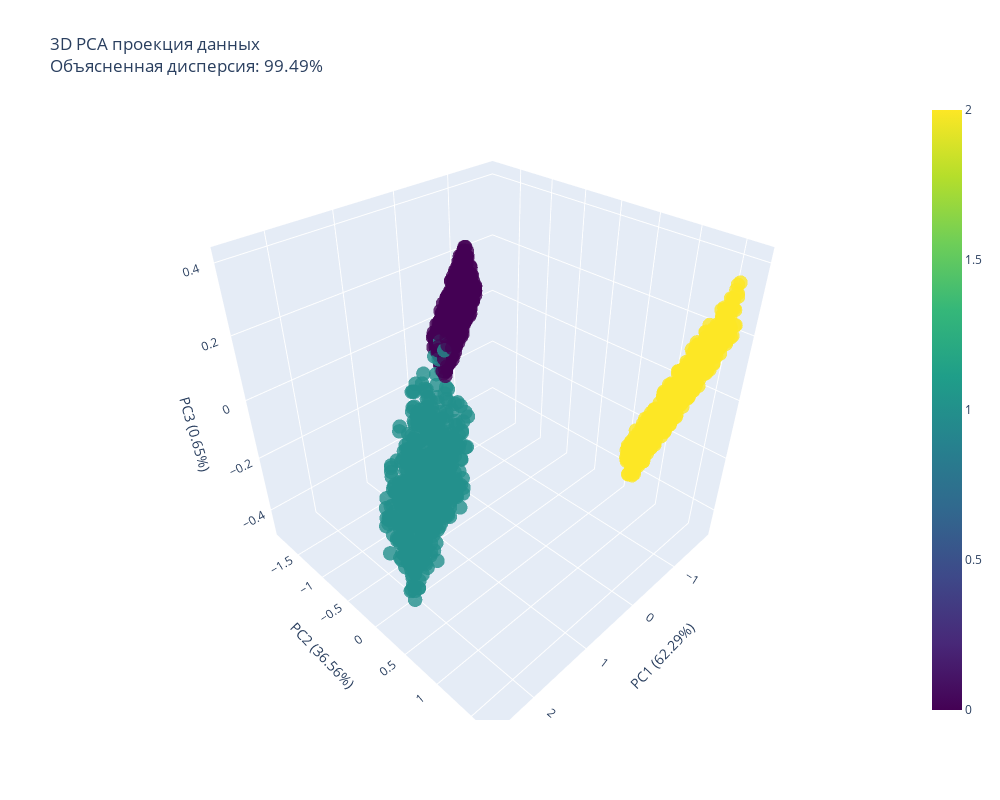

Write notebook code for a chart like this one.
### Code cell
# Инициализация визуализатора
visualizer = HighDimVisualizer(random_state=42)

X, y, feature_names = visualizer.load_dataset()
    
# Базовая информация о данных
print(f"\nИнформация о данных:")
print(f"  Размер: {X.shape}")
print(f"  Количество классов: {len(np.unique(y))}")
print(f"  Количество признаков: {X.shape[1]}")
print(f"  Минимум: {X.min():.3f}, Максимум: {X.max():.3f}")
print(f"  Среднее: {X.mean():.3f}, Стандартное отклонение: {X.std():.3f}")
    
# Запуск визуализации
visualizer.run_full_visualization(X, y, feature_names)

### Figure 1 — Plotly figure (JSON) as saved in the notebook; plotly's stock layout.template omitted (floating-point values rounded to 4 significant figures; data arrays with more than 128 entries replaced by an {"elided": "..."} marker saying what was removed)
{"data": [{"hoverinfo": "text", "marker": {"color": {"elided": "1601 int values"}, "colorscale": [[0, "#440154"], [0.1111, "#482878"], [0.2222, "#3e4989"], [0.3333, "#31688e"], [0.4444, "#26828e"], [0.5556, "#1f9e89"], [0.6667, "#35b779"], [0.7778, "#6ece58"], [0.8889, "#b5de2b"], [1, "#fde725"]], "opacity": 0.8, "showscale": true, "size": 5}, "mode": "markers", "text": {"elided": "1601 str values"}, "type": "scatter3d", "x": {"elided": "1601 float values"}, "y": {"elided": "1601 float values"}, "z": {"elided": "1601 float values"}}], "layout": {"height": 800, "scene": {"xaxis": {"title": {"text": "PC1 (62.29%)"}}, "yaxis": {"title": {"text": "PC2 (36.56%)"}}, "zaxis": {"title": {"text": "PC3 (0.65%)"}}}, "title": {"text": "3D PCA проекция данных<br>Объясненная дисперсия: 99.49%"}, "width": 1000}}
